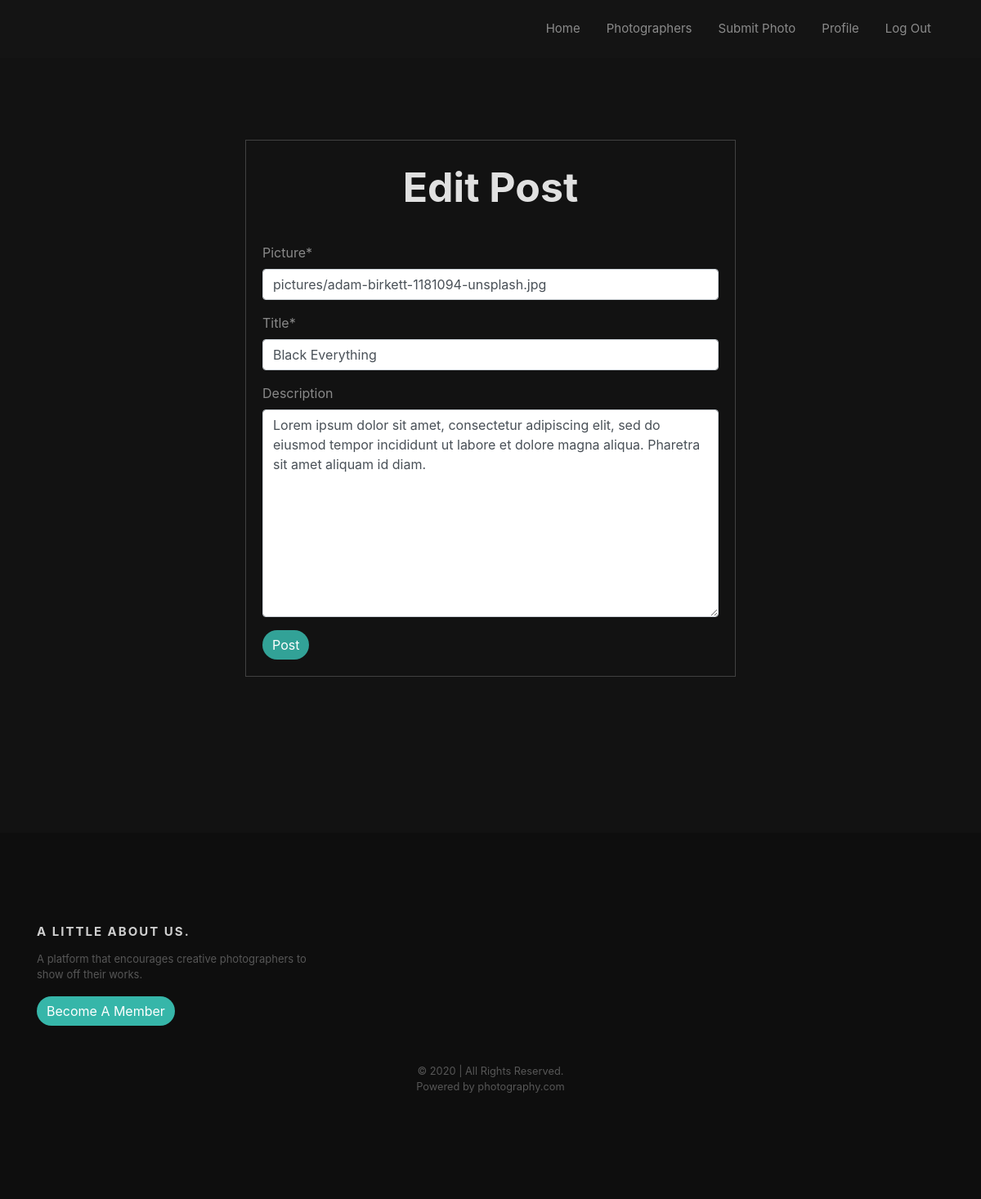
/post/black-everything/update (signed in), run on the app's committed database.
### photo/models.py (models this page shows, shortened)
class Post(models.Model):
    picture = CloudinaryField('picture')
    title = models.CharField(max_length=100, unique=True)
    description = models.TextField(max_length=200, default='', blank=True)
    date_posted = models.DateTimeField(default=timezone.now)
    photographer = models.ForeignKey(User, on_delete=models.CASCADE)
    slug = AutoSlugField(populate_from='title', always_update=True)

### photo/views.py (the view)
# urls.py: path('post/<str:slug>/update', PostUpdateView.as_view(), name='post-update'),
class PostUpdateView(LoginRequiredMixin, UserPassesTestMixin, UpdateView):
    model = Post
    fields = ['picture', 'title', 'description']
    template_name = 'photo/post_update_form.html'
    def test_func(self):
        post = self.get_object()
        if self.request.user == post.photographer:
            return True
        return False

### photo/templates/photo/post_update_form.html (shortened to what this page needs)
{%extends 'photo/base.html'%}
{% load crispy_forms_tags %}
{%block content%}
   <div id="register_form" >
       <form method="POST" enctype="multipart/form-data">
           <fieldset>
               <legend class="leg">Edit Post</legend>
               <div class="forms">
                   {{form|crispy}}
               </div>
           </fieldset>
           <div>
               <button class="btn">Post</button>
           </div>
       </form>
   </div>
{%endblock content%}

### photo/static/photo/main.css (style rules this page uses)
body { background-color: #121212; }
.btn { border: none; border-radius: 25px!important; background-color: rgba(64, 224, 208, 0.7); color: rgba(255, 255, 255, 1); text-decoration: none!important; transition: 0.2s; }
#register_form { width: 50%; margin: 100px auto; border: 1px solid rgba(255, 255, 255, 0.2); padding: 20px; }
#register_form .leg { color: rgba(255, 255, 255, 0.87); font-size: 50px; font-weight: bold; margin-bottom: 30px; text-align: center; }
#register_form .forms { color: rgba(255, 255, 255, 0.5); }

### data on the page
Post: picture "pictures/adam-birkett-1181094-unsplash.jpg", title "Black Everything", description "Lorem ipsum dolor sit amet, consectetur adipiscing elit, sed do eiusmod tempor incididunt ut labore et dolore magna aliqua. Pharetra sit amet aliquam id diam."
